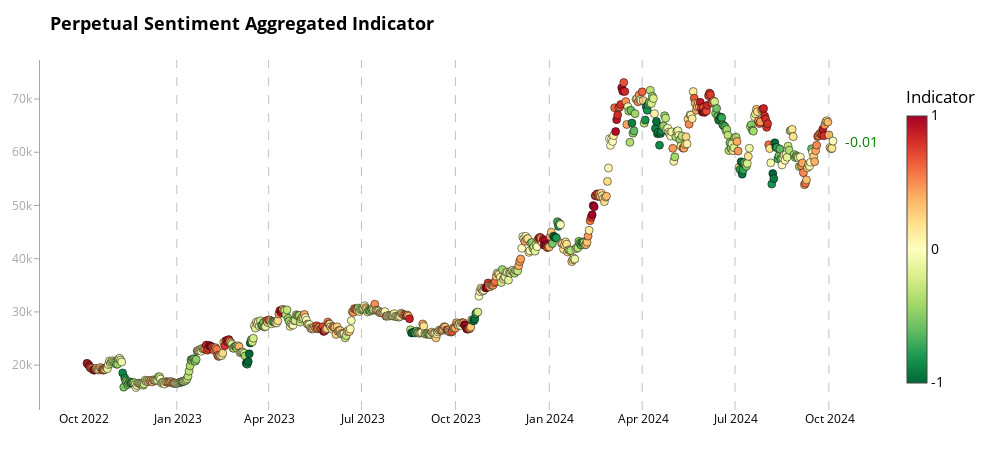

The notebook cell saved with this chart:
### Code cell
# Example usage
fig2 = chart_aggregate(merged_df, 'aggregate_indicator_equalweight', 'price_usd_close', "Perpetual Sentiment Aggregated Indicator")
fig2.show()
pio.write_html(fig2, file=f'bitcoin_analysis_prep_aggr_last_1year.html')
print("All charts have been displayed and saved as separate HTML files.")

### Figure 1 — Plotly figure (JSON) as saved in the notebook; plotly's stock layout.template omitted (floating-point values rounded to 4 significant figures; data arrays with more than 128 entries replaced by an {"elided": "..."} marker saying what was removed)
{"data": [{"hoverinfo": "text", "marker": {"cmax": 1, "cmin": -1, "color": {"elided": "732 float values"}, "colorbar": {"len": 0.9, "lenmode": "fraction", "thickness": 20, "ticktext": ["-1", "0", "1"], "tickvals": [-1, 0, 1], "title": {"text": "Indicator"}, "x": 1.02, "xpad": 10}, "colorscale": [[0.0, "rgb(0,104,55)"], [0.1, "rgb(26,152,80)"], [0.2, "rgb(102,189,99)"], [0.3, "rgb(166,217,106)"], [0.4, "rgb(217,239,139)"], [0.5, "rgb(255,255,191)"], [0.6, "rgb(254,224,139)"], [0.7, "rgb(253,174,97)"], [0.8, "rgb(244,109,67)"], [0.9, "rgb(215,48,39)"], [1.0, "rgb(165,0,38)"]], "line": {"color": "black", "width": 0.5}, "size": 8}, "mode": "markers", "text": {"elided": "732 str values"}, "x": {"elided": "732 str values"}, "y": {"elided": "732 float values"}, "type": "scatter"}], "layout": {"shapes": [{"line": {"color": "rgba(128, 128, 128, 0.7)", "dash": "dash", "width": 1}, "opacity": 0.7, "type": "line", "x0": "2022-12-31T00:00:00", "x1": "2022-12-31T00:00:00", "xref": "x", "y0": 0, "y1": 1, "yref": "y domain"}, {"line": {"color": "rgba(128, 128, 128, 0.7)", "dash": "dash", "width": 1}, "opacity": 0.7, "type": "line", "x0": "2023-03-31T00:00:00", "x1": "2023-03-31T00:00:00", "xref": "x", "y0": 0, "y1": 1, "yref": "y domain"}, {"line": {"color": "rgba(128, 128, 128, 0.7)", "dash": "dash", "width": 1}, "opacity": 0.7, "type": "line", "x0": "2023-06-30T00:00:00", "x1": "2023-06-30T00:00:00", "xref": "x", "y0": 0, "y1": 1, "yref": "y domain"}, {"line": {"color": "rgba(128, 128, 128, 0.7)", "dash": "dash", "width": 1}, "opacity": 0.7, "type": "line", "x0": "2023-09-30T00:00:00", "x1": "2023-09-30T00:00:00", "xref": "x", "y0": 0, "y1": 1, "yref": "y domain"}, {"line": {"color": "rgba(128, 128, 128, 0.7)", "dash": "dash", "width": 1}, "opacity": 0.7, "type": "line", "x0": "2023-12-31T00:00:00", "x1": "2023-12-31T00:00:00", "xref": "x", "y0": 0, "y1": 1, "yref": "y domain"}, {"line": {"color": "rgba(128, 128, 128, 0.7)", "dash": "dash", "width": 1}, "opacity": 0.7, "type": "line", "x0": "2024-03-31T00:00:00", "x1": "2024-03-31T00:00:00", "xref": "x", "y0": 0, "y1": 1, "yref": "y domain"}, {"line": {"color": "rgba(128, 128, 128, 0.7)", "dash": "dash", "width": 1}, "opacity": 0.7, "type": "line", "x0": "2024-06-30T00:00:00", "x1": "2024-06-30T00:00:00", "xref": "x", "y0": 0, "y1": 1, "yref": "y domain"}, {"line": {"color": "rgba(128, 128, 128, 0.7)", "dash": "dash", "width": 1}, "opacity": 0.7, "type": "line", "x0": "2024-09-30T00:00:00", "x1": "2024-09-30T00:00:00", "xref": "x", "y0": 0, "y1": 1, "yref": "y domain"}], "annotations": [{"align": "left", "font": {"color": "green", "size": 14}, "showarrow": false, "text": "-0.01", "x": "2024-10-04T00:00:00", "xanchor": "left", "xshift": 10, "y": 62100.0, "yanchor": "middle"}], "title": {"font": {"color": "black", "size": 18, "weight": "bold"}, "text": "Perpetual Sentiment Aggregated Indicator"}, "font": {"color": "black", "size": 14}, "margin": {"l": 40, "r": 120, "t": 60, "b": 40}, "showlegend": false, "hovermode": "closest", "plot_bgcolor": "white", "paper_bgcolor": "white", "width": 1000, "height": 450, "xaxis": {"tickfont": {"color": "black", "size": 12}, "showgrid": false, "zeroline": false, "dtick": "M3", "tickformat": "%b %Y", "showline": false, "mirror": false}, "yaxis": {"tickfont": {"color": "rgba(128, 128, 128, 0.7)", "size": 12}, "showgrid": false, "zeroline": false, "showline": true, "linewidth": 1, "linecolor": "rgba(128, 128, 128, 0.7)", "mirror": false, "ticks": "outside", "ticklen": 5, "tickcolor": "rgba(128, 128, 128, 0.7)"}}}
